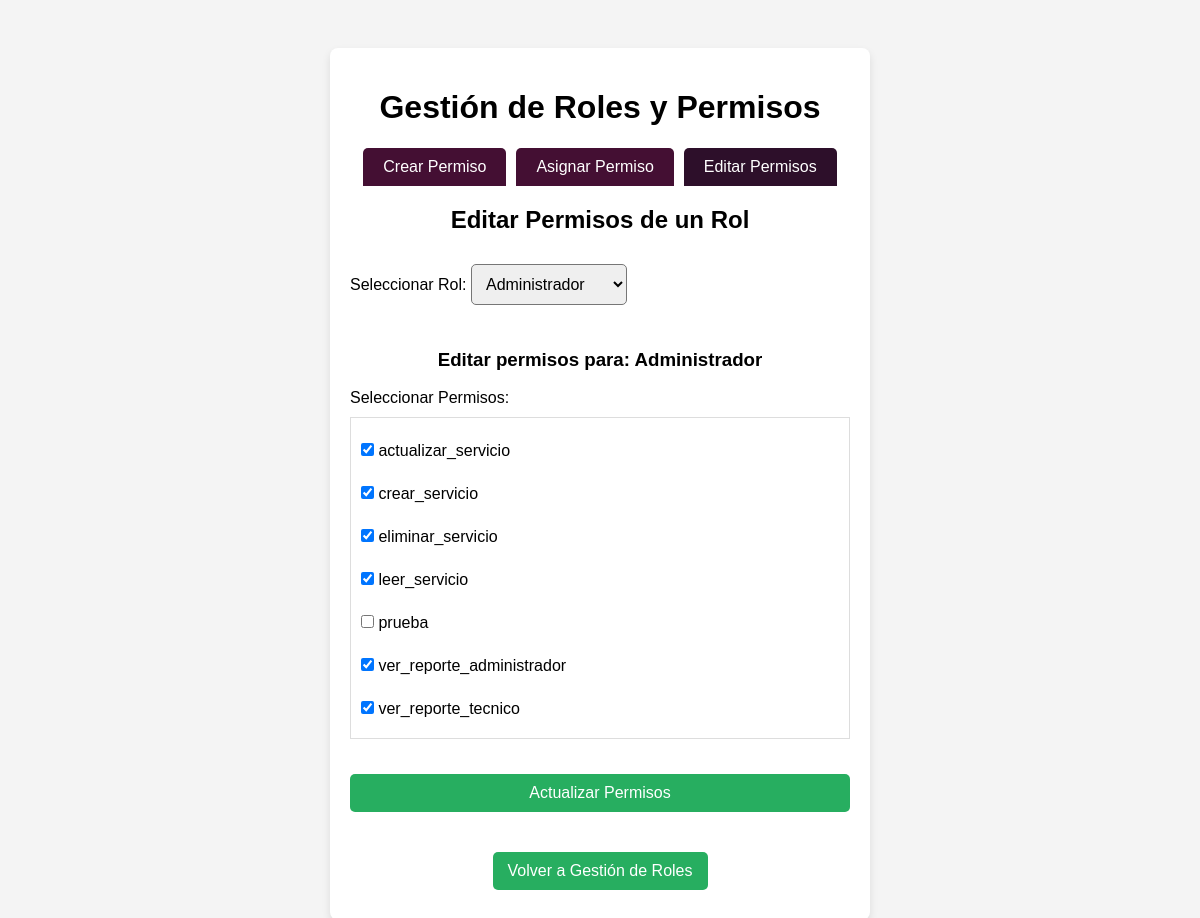
Before: /manage_roles.php?ver_rol=1 with the older database file.
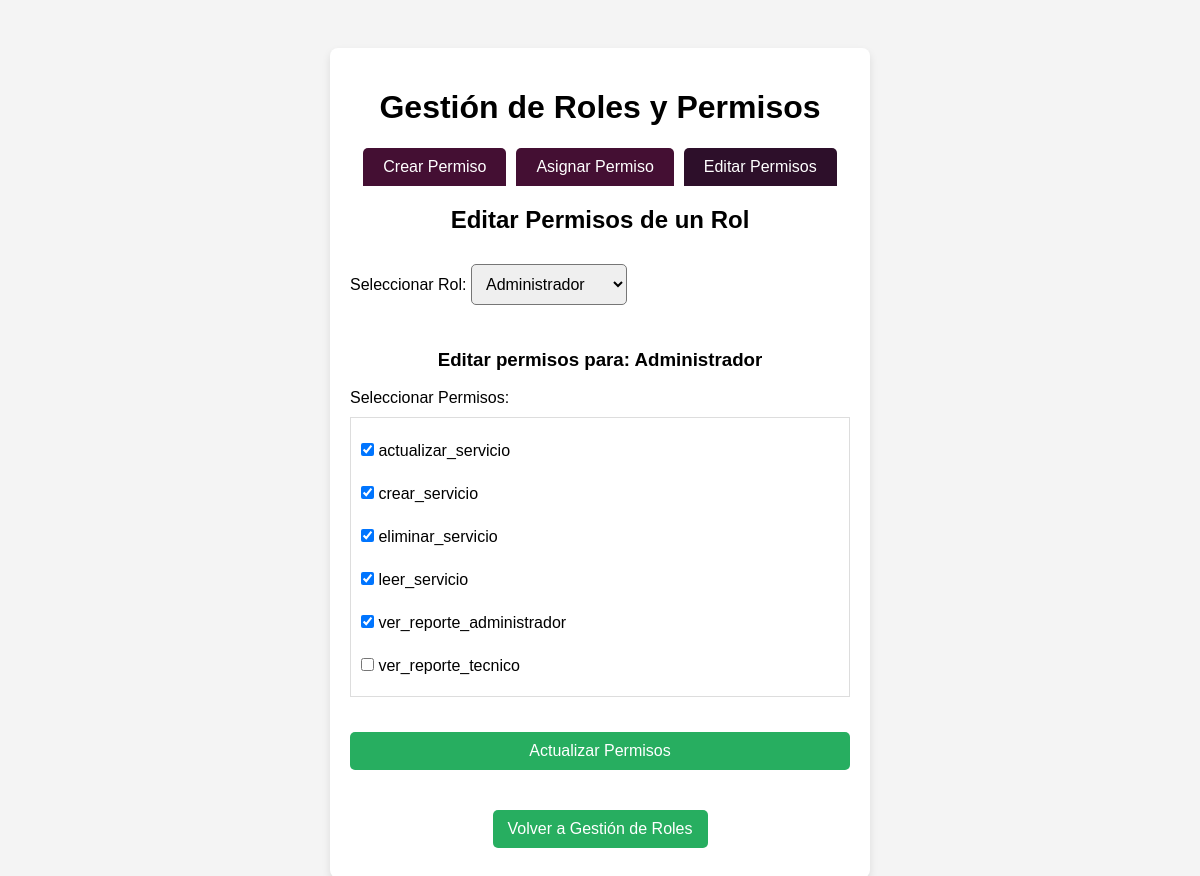
After: the same page with the newer database file.
### tables this page shows
CREATE TABLE `permisos` (
  `id` int(11) NOT NULL,
  `nombre` varchar(50) NOT NULL,
  `descripcion` text DEFAULT NULL
);

### manage_roles.php (the view, shortened to what this page needs)
<?php
require_once 'config.php';
function obtenerRoles($conn) {
    $sqlRoles = "SELECT id, nombre FROM roles";
    return $conn->query($sqlRoles);
}
function obtenerPermisos($conn) {
    $sqlPermisos = "SELECT id, nombre FROM permisos";
    return $conn->query($sqlPermisos);
}
function obtenerPermisosDeRol($conn, $rol_id) {
    $sql = "SELECT p.id, p.nombre FROM permisos p
            INNER JOIN rol_permisos rp ON p.id = rp.permiso_id
            WHERE rp.rol_id = ?";
    $stmt = $conn->prepare($sql);
    $stmt->bind_param("i", $rol_id);
    $stmt->execute();
    return $stmt->get_result();
}
$resultRoles = obtenerRoles($conn);
$resultPermisos = obtenerPermisos($conn);
if (isset($_GET['ver_rol']) && !empty($_GET['ver_rol'])) {
    $rol_id = $_GET['ver_rol'];
    $sqlRolNombre = "SELECT nombre FROM roles WHERE id = ?";
    $stmt = $conn->prepare($sqlRolNombre);
    $stmt->bind_param("i", $rol_id);
    $stmt->execute();
    $resultRolNombre = $stmt->get_result();
    $rolNombre = $resultRolNombre->fetch_assoc()['nombre'];
    $permisosDelRol = obtenerPermisosDeRol($conn, $rol_id);
}
?>
<!DOCTYPE html>
<html lang="es">
<head>
</head>
<body>
    <div class="container">
        <h1>Gestión de Roles y Permisos</h1>
        <div class="tabs">
            <div class="tab" onclick="openTab(event, 'crear_permiso')">Crear Permiso</div>
            <div class="tab active" onclick="openTab(event, 'asignar')">Asignar Permiso</div>
            <div class="tab" onclick="openTab(event, 'editar')">Editar Permisos</div>
        </div>
                        <?php
                        $resultRoles->data_seek(0);
                        ?>
                        <?php
                        $resultPermisos->data_seek(0);
                        ?>
        <div id="editar" class="tab-content">
            <h2>Editar Permisos de un Rol</h2>
            <form method="GET" id="seleccionarRolForm">
                <div class="form-group">
                    <label for="ver_rol">Seleccionar Rol:</label>
                    <select name="ver_rol" onchange="this.form.submit()" required>
                        <?php
                        $resultRoles->data_seek(0);
                        while ($rol = $resultRoles->fetch_assoc()) {
                            $selected = (isset($_GET['ver_rol']) && $_GET['ver_rol'] == $rol['id']) ? 'selected' : '';
                        ?>
                            <option value="<?php echo $rol['id']; ?>" <?php echo $selected; ?>><?php echo $rol['nombre']; ?></option>
                        <?php } ?>
                    </select>
                </div>
            </form>
            <?php if (isset($_GET['ver_rol']) && !empty($_GET['ver_rol'])): ?>
                <h3>Editar permisos para: <?php echo $rolNombre; ?></h3>
                <form method="POST">
                    <div class="form-group">
                        <label>Seleccionar Permisos:</label>
                        <div class="checkbox-group">
                            <?php
                            $resultPermisos->data_seek(0);
                            $permisosActualesIds = [];
                            if (isset($permisosDelRol)) {
                                $permisosDelRol->data_seek(0);
                                while ($p = $permisosDelRol->fetch_assoc()) {
                                    $permisosActualesIds[] = $p['id'];
                                }
                            }
                            while ($permiso = $resultPermisos->fetch_assoc()):
                                $checked = in_array($permiso['id'], $permisosActualesIds) ? 'checked' : '';
                            ?>
                                <div class="checkbox-item">
                                    <input type="checkbox" name="permisos[]" value="<?php echo $permiso['id']; ?>" id="permiso_<?php echo $permiso['id']; ?>" <?php echo $checked; ?>>
                                    <label for="permiso_<?php echo $permiso['id']; ?>"><?php echo $permiso['nombre']; ?></label>
                                </div>
                            <?php endwhile; ?>
                        </div>
                    </div>
                    <button type="submit">Actualizar Permisos</button>
                </form>
            <?php endif; ?>
        </div>
        <div style="margin-top: 20px;">
            <button onclick="window.location.href='roles.php'">Volver a Gestión de Roles</button>
        </div>
    </div>
</body>
</html>

Changed rows visible on the page:
removed permisos: nombre "prueba"
computed for permisos "ver_reporte_tecnico": id "☑" → "☐"
